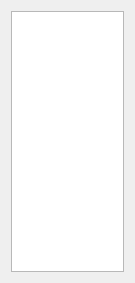
<?xml version="1.0" encoding="UTF-8"?>
<ui version="4.0">
 <class>Cregsz80Widget</class>
 <widget class="QWidget" name="Cregsz80Widget">
  <property name="geometry">
   <rect>
    <x>0</x>
    <y>0</y>
    <width>135</width>
    <height>283</height>
   </rect>
  </property>
  <property name="windowTitle">
   <string>Form</string>
  </property>
  <layout class="QVBoxLayout" name="verticalLayout">
   <item>
    <widget class="QTextEdit" name="regsTextEdit">
     <property name="minimumSize">
      <size>
       <width>100</width>
       <height>0</height>
      </size>
     </property>
    </widget>
   </item>
  </layout>
 </widget>
 <resources/>
 <connections/>
</ui>
